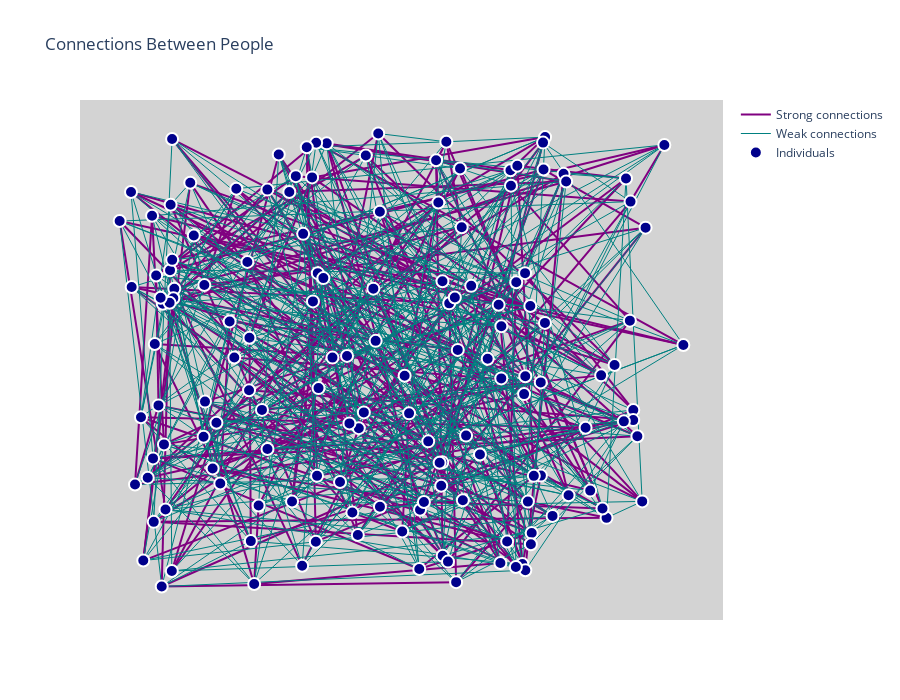

The cell this chart's notebook holds for it:
### Code cell
def compute_layout(G):
    """uses networkX's random layout to generate locations for our nodes"""
    #return nx.circular_layout(G,center=(0,0),dim=2)
    return nx.random_layout(G,center=(0,0),dim=2)

sim2 = Simulator(150)
sim2.perform_single_simulation()

# Build the graph
G = build_population_graph(sim2.individuals)

# Compute layout
pos = compute_layout(G)

# Display
plot_graph_plotly(G, pos)

### Figure 1 — Plotly figure (JSON) as saved in the notebook; plotly's stock layout.template omitted (floating-point values rounded to 4 significant figures; data arrays with more than 128 entries replaced by an {"elided": "..."} marker saying what was removed)
{"data": [{"line": {"color": "purple", "width": 2}, "marker": {"line": {"color": "White", "width": 2}, "size": 12}, "mode": "lines", "name": "Strong connections", "type": "scatter", "x": {"elided": "660 float values"}, "y": {"elided": "660 float values"}}, {"line": {"color": "teal", "width": 1}, "marker": {"line": {"color": "White", "width": 2}, "size": 12}, "mode": "lines", "name": "Weak connections", "type": "scatter", "x": {"elided": "1107 float values"}, "y": {"elided": "1107 float values"}}, {"marker": {"color": "darkblue", "line": {"color": "White", "width": 2}, "size": 12}, "mode": "markers", "name": "Individuals", "type": "scatter", "x": {"elided": "150 float values"}, "y": {"elided": "150 float values"}}], "layout": {"height": 700, "hovermode": "closest", "plot_bgcolor": "lightgray", "showlegend": true, "title": {"text": "Connections Between People"}, "width": 900, "xaxis": {"showgrid": false, "showticklabels": false, "zeroline": false}, "yaxis": {"showgrid": false, "showticklabels": false, "zeroline": false}}}
